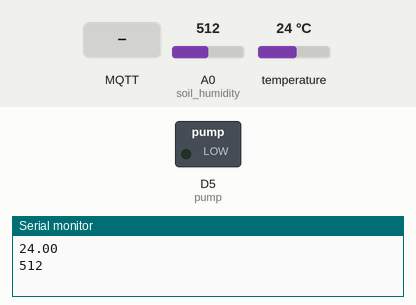
Bench run of a sketch on a simulated ESP8266 (NodeMCU). Parts: switched loads named in the sketch (green lamp = pin HIGH), the last lines printed to the serial monitor. Inputs (shaded band) come from the test bench; at power-on: A0 (soil_humidity) = 512, temperature 24 °C. No MQTT or app messages arrive unless stated; not simulated (calls return 0 or success): credentials.h; names the files do not define were given values by the test bench: BROKER_PORT = 1883.

Above: at 1.5 s.
1.6 s: MQTT message "1" arrives on the first subscribed topic
At 2.4 s:
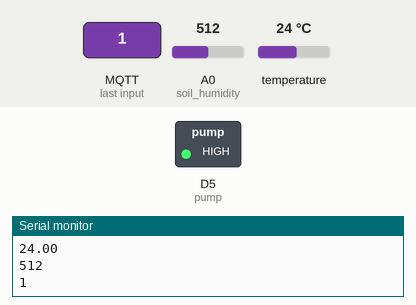
3.2 s: MQTT message "0" arrives on the first subscribed topic
At 4.9 s:
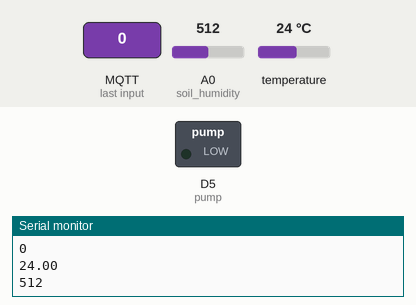
Timing chart, 0 to 6.4 s (numbered marks = the images above; inputs shaded):
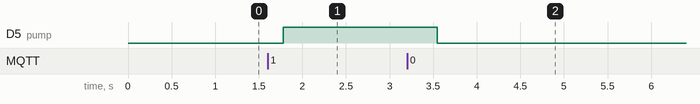

The sketch:

MQTT_Garden.ino
```cpp
#include "EspMQTTClient.h"
#include "credentials.h"
#include "Temp1Wire.h"
#include <OneWire.h>
#include <DallasTemperature.h>

#define DataPin D8

#define soil_humidity A0
#define pump D5

#define AirValue 1024
#define WaterValue 573

EspMQTTClient client(
  SSIDD,
  PASSWORD,
  BROKER_IP,
  CLIENT_NAME,
  BROKER_PORT
);


String soil_humidity_topic = "Garden/SoilMoisture";
String temeprature_control = "Garden/TemperatureState";

String PumpControlTopic = "Garden/PumpState";

int current_soil_humidity;
int last_soil_humidity = -1;


int FlagPump1;

void setup()
{
  pinMode(soil_humidity, INPUT);
  pinMode(pump, OUTPUT);
  Serial.begin(115200);
  tempSensor.begin();
  client.enableDebuggingMessages();
  client.enableHTTPWebUpdater();
}

void onConnectionEstablished()
{
  client.subscribe(PumpControlTopic, [](const String & PumpState){
  PumpControl(PumpState);
  });
}

void loop()
{
  client.loop();
  current_soil_humidity = analogRead(soil_humidity);
  client.publish(temeprature_control, String(TempRead(), DEC));
  Serial.print(analogRead(soil_humidity));
  client.publish(soil_humidity_topic, String(current_soil_humidity, DEC));
  last_soil_humidity = current_soil_humidity;
  Serial.println();
  delay(1000);
}

void PumpControl(String PumpState)
{
  Serial.println(PumpState);
  if(PumpState[0] == '0')
  {
     digitalWrite(pump,LOW);
  }else if(PumpState[0] == '1')
  {
     digitalWrite(pump,HIGH);
  }
}
```

Temp1Wire.h
```cpp
#include <OneWire.h>
#include <DallasTemperature.h>

#define DataPin D8

OneWire oneWire(DataPin);
DallasTemperature tempSensor(&oneWire);

float Temp;

float TempRead()
{
  tempSensor.requestTemperatures();
  Temp = tempSensor.getTempCByIndex(0);  // read temperature in Celsius
  Serial.println(Temp);

  return Temp;
}
```

Measured:
- after the input at 1.6 s, D5 (pump): LOW → HIGH after 0.18 s
- after the input at 3.2 s, D5 (pump): HIGH → LOW after 0.35 s
